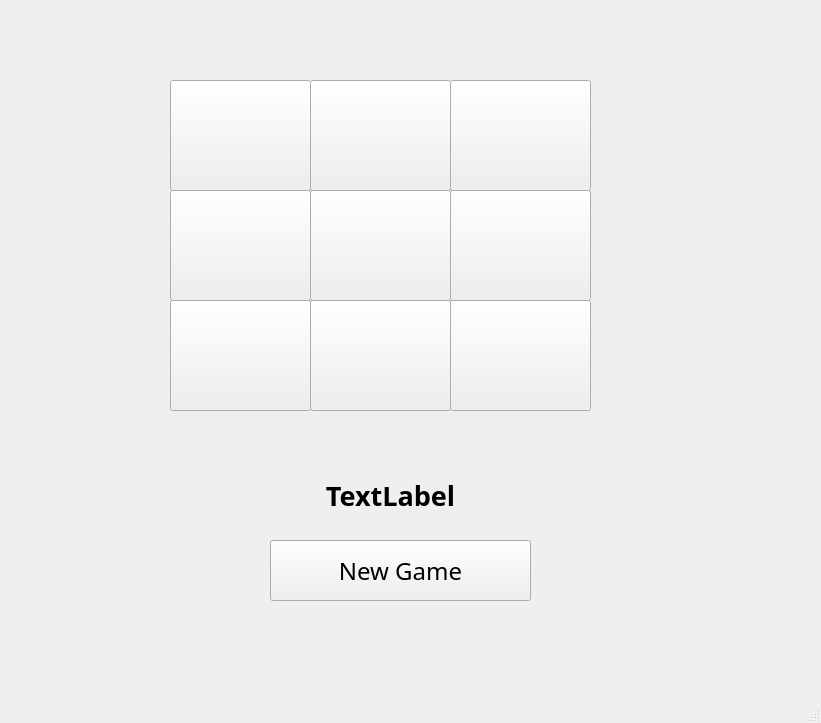
<?xml version="1.0" encoding="UTF-8"?>
<ui version="4.0">
 <class>MainWindow</class>
 <widget class="QMainWindow" name="MainWindow">
  <property name="geometry">
   <rect>
    <x>0</x>
    <y>0</y>
    <width>821</width>
    <height>723</height>
   </rect>
  </property>
  <property name="windowTitle">
   <string>MainWindow</string>
  </property>
  <widget class="QWidget" name="centralwidget">
   <widget class="QPushButton" name="pushButton">
    <property name="geometry">
     <rect>
      <x>170</x>
      <y>80</y>
      <width>141</width>
      <height>111</height>
     </rect>
    </property>
    <property name="font">
     <font>
      <family>Agency FB</family>
      <pointsize>24</pointsize>
      <weight>75</weight>
      <bold>true</bold>
     </font>
    </property>
    <property name="text">
     <string/>
    </property>
   </widget>
   <widget class="QPushButton" name="pushButton_2">
    <property name="geometry">
     <rect>
      <x>310</x>
      <y>80</y>
      <width>141</width>
      <height>111</height>
     </rect>
    </property>
    <property name="font">
     <font>
      <family>Agency FB</family>
      <pointsize>24</pointsize>
      <weight>75</weight>
      <bold>true</bold>
     </font>
    </property>
    <property name="text">
     <string/>
    </property>
   </widget>
   <widget class="QPushButton" name="pushButton_3">
    <property name="geometry">
     <rect>
      <x>450</x>
      <y>80</y>
      <width>141</width>
      <height>111</height>
     </rect>
    </property>
    <property name="font">
     <font>
      <family>Agency FB</family>
      <pointsize>24</pointsize>
      <weight>75</weight>
      <bold>true</bold>
     </font>
    </property>
    <property name="text">
     <string/>
    </property>
   </widget>
   <widget class="QPushButton" name="pushButton_4">
    <property name="geometry">
     <rect>
      <x>170</x>
      <y>190</y>
      <width>141</width>
      <height>111</height>
     </rect>
    </property>
    <property name="font">
     <font>
      <family>Agency FB</family>
      <pointsize>24</pointsize>
      <weight>75</weight>
      <bold>true</bold>
     </font>
    </property>
    <property name="text">
     <string/>
    </property>
   </widget>
   <widget class="QPushButton" name="pushButton_5">
    <property name="geometry">
     <rect>
      <x>310</x>
      <y>190</y>
      <width>141</width>
      <height>111</height>
     </rect>
    </property>
    <property name="font">
     <font>
      <family>Agency FB</family>
      <pointsize>24</pointsize>
      <weight>75</weight>
      <bold>true</bold>
     </font>
    </property>
    <property name="text">
     <string/>
    </property>
   </widget>
   <widget class="QPushButton" name="pushButton_6">
    <property name="geometry">
     <rect>
      <x>450</x>
      <y>190</y>
      <width>141</width>
      <height>111</height>
     </rect>
    </property>
    <property name="font">
     <font>
      <family>Agency FB</family>
      <pointsize>24</pointsize>
      <weight>75</weight>
      <bold>true</bold>
     </font>
    </property>
    <property name="text">
     <string/>
    </property>
   </widget>
   <widget class="QPushButton" name="pushButton_7">
    <property name="geometry">
     <rect>
      <x>170</x>
      <y>300</y>
      <width>141</width>
      <height>111</height>
     </rect>
    </property>
    <property name="font">
     <font>
      <family>Agency FB</family>
      <pointsize>24</pointsize>
      <weight>75</weight>
      <bold>true</bold>
     </font>
    </property>
    <property name="text">
     <string/>
    </property>
   </widget>
   <widget class="QPushButton" name="pushButton_8">
    <property name="geometry">
     <rect>
      <x>310</x>
      <y>300</y>
      <width>141</width>
      <height>111</height>
     </rect>
    </property>
    <property name="font">
     <font>
      <family>Agency FB</family>
      <pointsize>24</pointsize>
      <weight>75</weight>
      <bold>true</bold>
     </font>
    </property>
    <property name="text">
     <string/>
    </property>
   </widget>
   <widget class="QPushButton" name="pushButton_9">
    <property name="geometry">
     <rect>
      <x>450</x>
      <y>300</y>
      <width>141</width>
      <height>111</height>
     </rect>
    </property>
    <property name="font">
     <font>
      <family>Agency FB</family>
      <pointsize>24</pointsize>
      <weight>75</weight>
      <bold>true</bold>
     </font>
    </property>
    <property name="text">
     <string/>
    </property>
   </widget>
   <widget class="QLabel" name="label">
    <property name="geometry">
     <rect>
      <x>150</x>
      <y>450</y>
      <width>481</width>
      <height>91</height>
     </rect>
    </property>
    <property name="font">
     <font>
      <family>Agency FB</family>
      <pointsize>20</pointsize>
      <weight>75</weight>
      <bold>true</bold>
     </font>
    </property>
    <property name="text">
     <string>TextLabel</string>
    </property>
    <property name="alignment">
     <set>Qt::AlignCenter</set>
    </property>
   </widget>
   <widget class="QPushButton" name="pushButton_10">
    <property name="geometry">
     <rect>
      <x>270</x>
      <y>540</y>
      <width>261</width>
      <height>61</height>
     </rect>
    </property>
    <property name="font">
     <font>
      <family>Agency FB</family>
      <pointsize>18</pointsize>
      <weight>50</weight>
      <bold>false</bold>
     </font>
    </property>
    <property name="text">
     <string>New Game</string>
    </property>
   </widget>
  </widget>
  <widget class="QMenuBar" name="menubar">
   <property name="geometry">
    <rect>
     <x>0</x>
     <y>0</y>
     <width>821</width>
     <height>26</height>
    </rect>
   </property>
  </widget>
  <widget class="QStatusBar" name="statusbar"/>
 </widget>
 <resources/>
 <connections/>
</ui>
